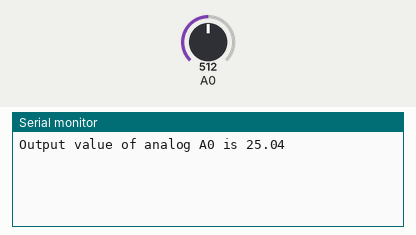
A sketch run on a simulated Arduino Uno, built with avr-gcc and run on an emulated ATmega328P. Shown: the last lines printed to the serial monitor. The test bench sets the inputs (shaded band); at power-on: A0 = 512.

Above: at 1.8 s.
1.9 s: A0 set to 716
At 2.8 s:
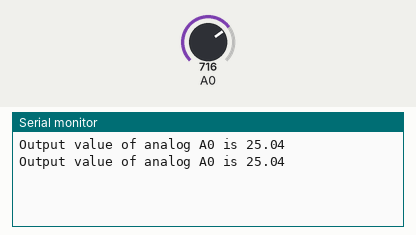
3.4 s: A0 set to 900
At 4.8 s:
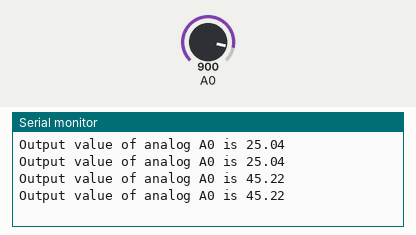
Timing chart, 0 to 6.4 s (numbered marks = the images above; inputs shaded):
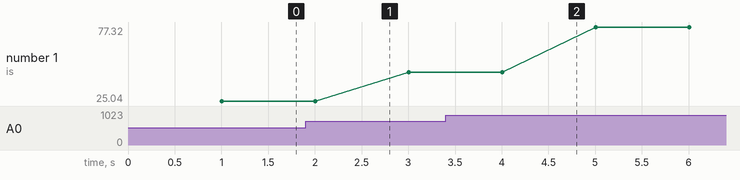

Measured:
- plotted number 1: 25.04 → 45.22 after the input at 1.9 s, 45.22 → 77.32 after the input at 3.4 s

The sketch:

2-temperature_sensor_serial_experiment.ino
```cpp
#include <math.h>

int B = 3975;                  //B value of the thermistor
int a;
float temperature;
float resistance;

void setup()
{
    pinMode(A0, INPUT);
    Serial.begin(9600);
}

void loop()
{
    a = analogRead(0); // Read analog A0 output value
    resistance = (float)(1023-a)*10000/a; //get the resistance of the sensor;
    temperature = 1/(log(resistance/10000)/B+1/298.15)-273.15;//convert to temperature via datasheet&nbsp;
    delay(1000);
    Serial.print("Output value of analog A0 is ");
    Serial.println(temperature);
}
```
